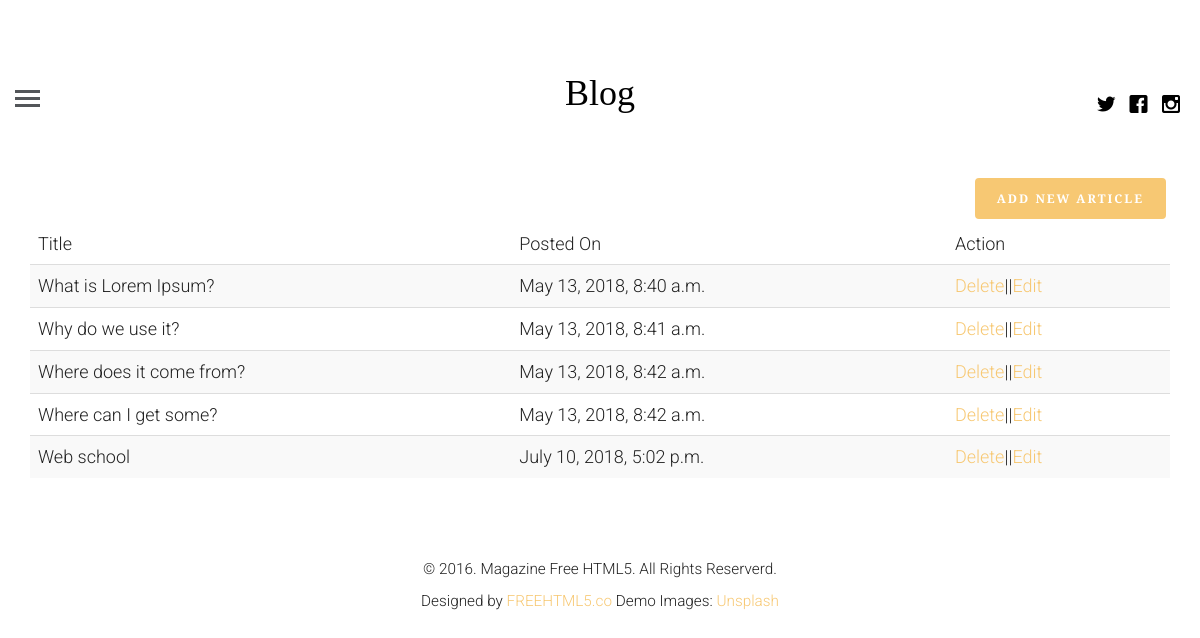
The app's page /profile (signed in) with its own data.
### blogapp/models.py (models this page shows, shortened)
class article(models.Model):
    article_author = models.ForeignKey(author, on_delete=models.CASCADE)
    title = models.CharField(max_length=200)
    body = RichTextUploadingField()
    image = models.FileField()
    posted_on = models.DateTimeField(auto_now=False, auto_now_add=True)
    updated_on = models.DateTimeField(auto_now=True, auto_now_add=False)
    category = models.ForeignKey(category, on_delete=models.CASCADE)

### blogapp/views.py (the view, shortened to what this page needs)
# urls.py: path('profile', views.getProfile, name="profile"),
def getProfile(request):
    if request.user.is_authenticated:
        user = get_object_or_404(User, id=request.user.id)
        author_profile = author.objects.filter(name=user.id)
        if author_profile:
            authorUser = get_object_or_404(author, name=request.user.id)
            post = article.objects.filter(article_author=authorUser.id)
            return render(request, 'logged_in_profile.html', {"post": post, "user": authorUser})
    else:
        return redirect('blog:login')

### templates/logged_in_profile.html (shortened to what this page needs)
{% extends 'base.html' %}
{% block content %}
    <div class="container">
        <a href="{% url 'blog:create' %}" class="btn btn-primary pull pull-right">Add new article</a>
    <table class="table table-striped">
        <thead>
        <tr>
            <td>Title</td>
            <td>Posted On</td>
            <td>Action</td>
        </tr>
        </thead>
        <tbody>
        {% for p in post %}
            <tr>
                <td>{{ p.title }}</td>
                <td>{{ p.posted_on }}</td>
                <td><a href="{% url 'blog:delete' pid=p.id %}">Delete</a>||<a href="{% url 'blog:update' pid=p.id %}">Edit</a></td>
            </tr>
        {% endfor %}
        </tbody>
</table>
    </div>
{% endblock %}

### templates/base.html (shortened to what this page needs)
<!DOCTYPE html>
 <html class="no-js">
	<head>
        {% load static %}
	<link rel="stylesheet" href="{% static 'css/animate.css' %}">
	<link rel="stylesheet" href="{% static 'css/icomoon.css' %}">
	<link rel="stylesheet" href="{% static 'css/bootstrap.css' %}">
	<link rel="stylesheet" href="{% static 'css/style.css' %}">
	</head>
	<body>
	<header id="fh5co-header">
		<div class="container-fluid">
			<div class="row">
				<a href="#" class="js-fh5co-nav-toggle fh5co-nav-toggle"><i></i></a>
				<ul class="fh5co-social">
					<li><a href="#"><i class="icon-twitter"></i></a></li>
					<li><a href="#"><i class="icon-facebook"></i></a></li>
					<li><a href="#"><i class="icon-instagram"></i></a></li>
				</ul>
				<div class="col-lg-12 col-md-12 text-center">
					<h1 id="fh5co-logo"><a href="{% url 'blog:index' %}">Blog</a></h1>
				</div>
			</div>
		</div>
	</header>
    <div class="container-fluid">
		<div class="row fh5co-post-entry">
    {% block content %}
    {% endblock %}
        </div>
    </div>
	<footer id="fh5co-footer">
		<p><small>&copy; 2016. Magazine Free HTML5. All Rights Reserverd. <br> Designed by <a href="http://freehtml5.co" target="_blank">FREEHTML5.co</a>  Demo Images: <a href="http://unsplash.com/" target="_blank">Unsplash</a></small></p>
	</footer>
	</body>
</html>

### blogapp/static/css/icomoon.css (style rules this page uses)
[class^="icon-"], [class*=" icon-"] { font-family: 'icomoon' !important; speak: none; font-style: normal; font-weight: normal; font-variant: normal; text-transform: none; line-height: 1; -webkit-font-smoothing: antialiased; -moz-osx-font-smoothing: grayscale; }
.icon-facebook:before { content: "\ea67"; }
.icon-instagram:before { content: "\ea6f"; }
.icon-twitter:before { content: "\ea7c"; }

### blogapp/static/css/style.css (style rules this page uses)
html { background: #fff; }
body { font-family: "Roboto", arial, sans-serif; font-size: 18px; font-weight: 300; line-height: 1.8; color: #222; background: #fff; }
a { color: #f7c873; -webkit-transition: 0.5s; -o-transition: 0.5s; transition: 0.5s; }
h1, h2, h3, h4, h5, h6 { font-family: "Playfair Display", times, serif; color: #000; }
p { margin-bottom: 30px; }
.btn { margin-right: 4px; margin-bottom: 4px; font-family: "Playfair Display", times, serif; font-size: 12px; letter-spacing: 2px; text-transform: uppercase; font-weight: 700; -webkit-border-radius: 4px; -moz-border-radius: 4px; -ms-border-radius: 4px; border-radius: 4px; -webkit-transition: 0.5s; -o-transition: 0.5s; transition: 0.5s; }
.btn-primary { background: #f7c873; color: #fff; border: 2px solid #f7c873; }
#fh5co-header { padding: 3em 3em; float: left; width: 100%; }
@media screen and (max-width: 1200px) { #fh5co-header { padding-left: 15px; padding-right: 15px; } }
#fh5co-header .fh5co-nav-toggle { position: absolute; top: 4.2em; left: 3em; z-index: 99; }
@media screen and (max-width: 1200px) { #fh5co-header .fh5co-nav-toggle { top: 4em; left: 15px; } }
#fh5co-header .fh5co-social { position: absolute !important; right: 3em !important; top: 3.2em; z-index: 99; -webkit-transition: 0.5s; -o-transition: 0.5s; transition: 0.5s; }
@media screen and (max-width: 1200px) { #fh5co-header .fh5co-social { right: 15px !important; top: 3.2em; } }
#fh5co-header #fh5co-logo { text-align: center; }
#fh5co-header #fh5co-logo a { color: #000; }
.fh5co-social { padding: 0; margin: 30px 0 0 0; position: relative; }
.fh5co-social li { padding: 0; margin: 0; list-style: none; display: inline; }
.fh5co-social li a { font-size: 20px; padding: 4px; color: #000; }
#fh5co-footer { padding: 3em 0; text-align: center; }
.fh5co-nav-toggle { width: 25px; height: 25px; cursor: pointer; text-decoration: none; }
.fh5co-nav-toggle i { position: relative; display: -moz-inline-stack; display: inline-block; zoom: 1; *display: inline; width: 25px; height: 3px; color: #535659; font: bold 14px/.4 Helvetica; text-transform: uppercase; text-indent: -55px; background: #535659; transition: all .2s ease-out; }
.fh5co-nav-toggle i::before, .fh5co-nav-toggle i::after { content: ''; width: 25px; height: 3px; background: #535659; position: absolute; left: 0; -webkit-transition: 0.2s; -o-transition: 0.2s; transition: 0.2s; }
.fh5co-nav-toggle i::before { top: -7px; }
.fh5co-nav-toggle i::after { bottom: -7px; }
.fh5co-nav-toggle { position: absolute; top: 18px; left: 0; z-index: 21; padding: 6px 0 0 0; display: block; margin: 0 auto; display: block; height: 44px; width: 25px; border-bottom: none !important; }

### records on screen
article: title "What is Lorem Ipsum?", posted_on "May 13, 2018, 8:40 a.m."
article: title "Why do we use it?", posted_on "May 13, 2018, 8:41 a.m."
article: title "Where does it come from?", posted_on "May 13, 2018, 8:42 a.m."
article: title "Where can I get some?", posted_on "May 13, 2018, 8:42 a.m."
article: title "Web school", posted_on "July 10, 2018, 5:02 p.m."
